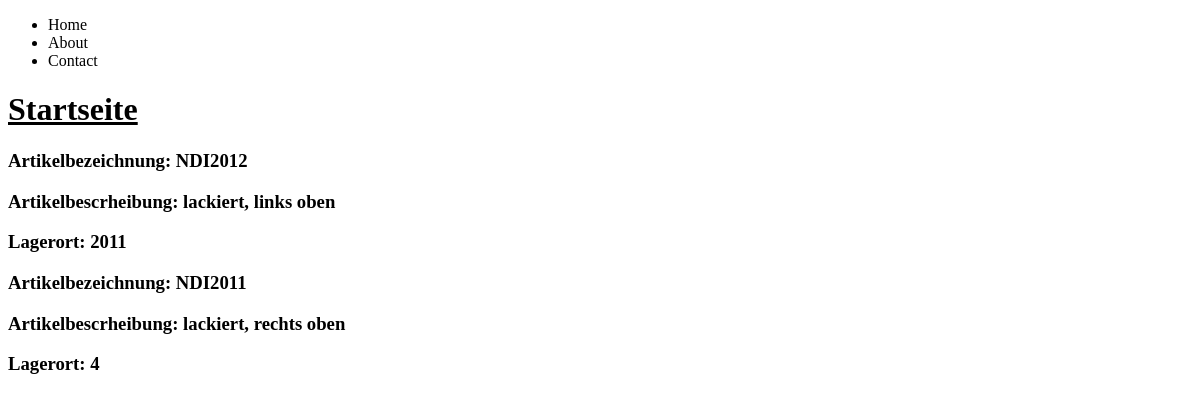
Before: / with the older database file.
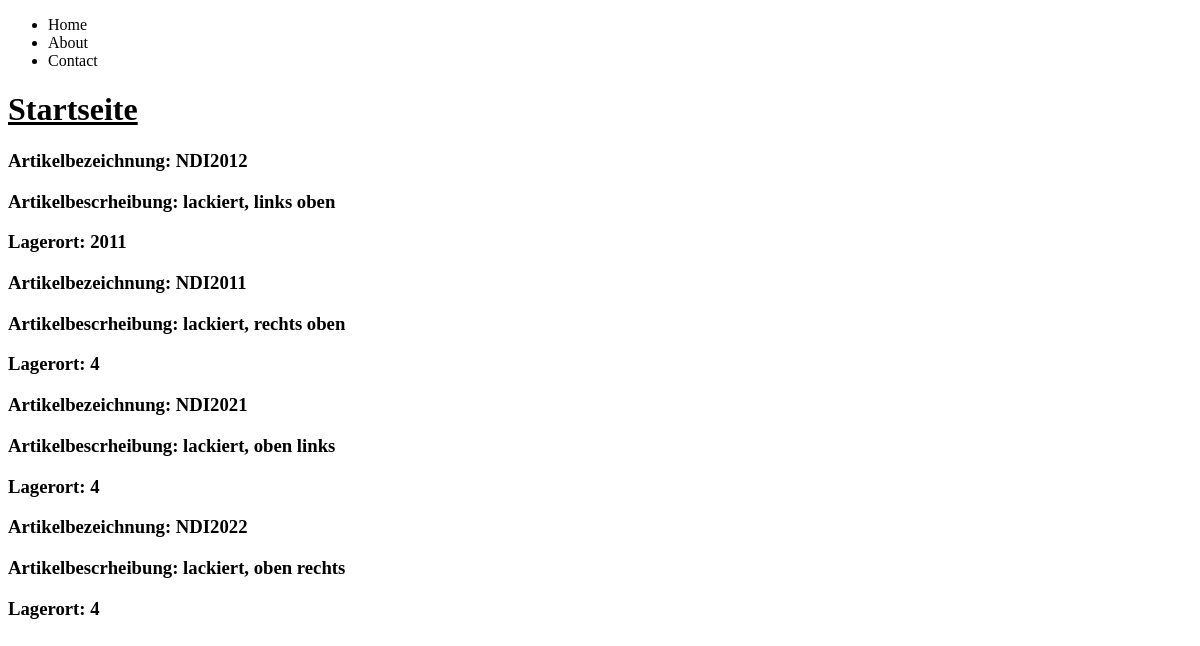
After: the same page with the newer database file.
### helloDjango/models.py (models this page shows, shortened)
class Artikel(models.Model):
    titel = models.CharField(max_length=8)
    beschreibung = models.TextField(null=True, blank=True)
    lagerort = models.TextField(null=True, blank=True)

### helloDjango/views.py (the view)
# urls.py: path('',views.start, name='index'),
def start(request):
    artikels = Artikel.objects.all()
    return render(request, 'start.html', {'artikels': artikels})

### templates/start.html
{% extends 'index.html' %}
{% block content %}
    <h1>
        <u>Startseite</u>
    </h1>
    <div>
        {% for artikel in artikels %}
            <div>
                <p><h3>Artikelbezeichnung: {{ artikel.titel }}</h3>
                <p><h3>Artikelbescrheibung: {{ artikel.beschreibung }}</h3>
                <p><h3>Lagerort: {{ artikel.lagerort }}</h3>
            </div>
        {% endfor %}
    </div>
{% endblock %}

### templates/index.html (shortened to what this page needs)
<!doctype html>
<html lang="en">
<head>
</head>
<body>
    {% include 'navbar.html' %}
    {% block content %}
    {% endblock %}
</body>
</html>

### templates/navbar.html
<nav>
    <ul>
        <li>Home</li>
        <li>About</li>
        <li>Contact</li>
    </ul>
</nav>

Changed rows visible on the page:
added Artikel: titel "NDI2021", beschreibung "lackiert, oben links", lagerort "4"
added Artikel: titel "NDI2022", beschreibung "lackiert, oben rechts", lagerort "4"
